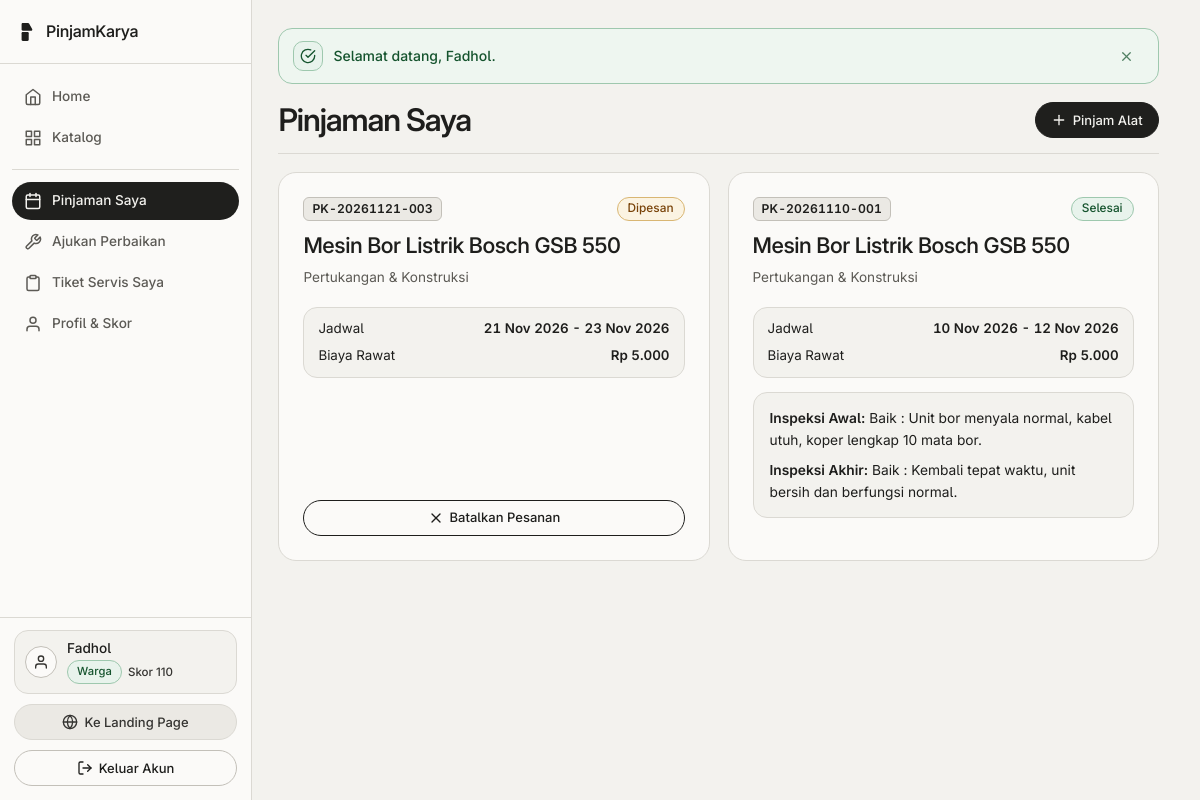
Page /reservasi/riwayat_pinjam.php (signed in) on the committed database.
### tables this page shows
CREATE TABLE users (
    id_user INT AUTO_INCREMENT PRIMARY KEY,
    nama VARCHAR(100) NOT NULL,
    email VARCHAR(100) NOT NULL UNIQUE,
    password VARCHAR(255) NOT NULL,
    no_hp VARCHAR(20) NOT NULL,
    alamat TEXT NOT NULL,
    role ENUM('admin', 'mitra', 'warga') NOT NULL DEFAULT 'warga',
    is_kontributor TINYINT(1) NOT NULL DEFAULT 0,
    is_teknisi TINYINT(1) NOT NULL DEFAULT 0,
    is_verified_teknisi TINYINT(1) NOT NULL DEFAULT 0,
    skor_kredibilitas INT NOT NULL DEFAULT 100,
    created_at TIMESTAMP DEFAULT CURRENT_TIMESTAMP
);

CREATE TABLE peminjaman (
    id_peminjaman INT AUTO_INCREMENT PRIMARY KEY,
    kode_booking VARCHAR(30) NOT NULL UNIQUE,
    id_alat INT NOT NULL,
    id_warga INT NOT NULL,
    tgl_mulai DATE NOT NULL,
    tgl_selesai DATE NOT NULL,
    setuju_panduan TINYINT(1) NOT NULL DEFAULT 1,
    status_peminjaman ENUM('Dipesan', 'Dipinjam', 'Selesai', 'Dibatalkan') NOT NULL DEFAULT 'Dipesan',
    created_at TIMESTAMP DEFAULT CURRENT_TIMESTAMP,
    CONSTRAINT fk_pinjam_alat FOREIGN KEY (id_alat) REFERENCES aset_alat(id_alat) ON DELETE RESTRICT,
    CONSTRAINT fk_pinjam_warga FOREIGN KEY (id_warga) REFERENCES users(id_user) ON DELETE CASCADE
);

CREATE TABLE aset_alat (
    id_alat INT AUTO_INCREMENT PRIMARY KEY,
    id_kategori INT NOT NULL,
    id_pemilik INT NOT NULL,
    nama_alat VARCHAR(150) NOT NULL,
    deskripsi TEXT NOT NULL,
    panduan_keselamatan TEXT NULL DEFAULT NULL,
    foto_alat VARCHAR(255) NOT NULL DEFAULT 'default_alat.jpg',
    harga_beli_baru DECIMAL(12,2) NOT NULL DEFAULT 0.00,
    biaya_perawatan DECIMAL(12,2) NOT NULL DEFAULT 0.00,
    max_hari_pinjam INT NOT NULL DEFAULT 3,
    min_skor INT NOT NULL DEFAULT 50,
    status_alat ENUM('Menunggu Verifikasi', 'Tersedia', 'Dipinjam', 'Perawatan') NOT NULL DEFAULT 'Menunggu Verifikasi',
    created_at TIMESTAMP DEFAULT CURRENT_TIMESTAMP,
    CONSTRAINT fk_alat_kategori FOREIGN KEY (id_kategori) REFERENCES kategori_alat(id_kategori) ON DELETE RESTRICT,
    CONSTRAINT fk_alat_pemilik FOREIGN KEY (id_pemilik) REFERENCES users(id_user) ON DELETE CASCADE
);

CREATE TABLE kategori_alat (
    id_kategori INT AUTO_INCREMENT PRIMARY KEY,
    nama_kategori VARCHAR(100) NOT NULL,
    panduan_keselamatan TEXT NOT NULL,
    rata_rata_berat_kg DECIMAL(6,2) NOT NULL DEFAULT 1.00,
    estimasi_harga_baru DECIMAL(12,2) NOT NULL DEFAULT 0.00
);

### reservasi/riwayat_pinjam.php (the view, shortened to what the rows shown need)
<?php
require_once dirname(__DIR__) . '/config/app.php';
$id_warga = (int)$_SESSION['user']['id_user'];
$pinjam_list = pk_stmt_all(
    $conn,
    "SELECT p.*, a.nama_alat, a.foto_alat, a.biaya_perawatan, k.nama_kategori,
        (SELECT CONCAT(i1.kondisi_fisik, ' : ', i1.catatan_inspeksi) FROM inspeksi_alat i1 WHERE i1.id_peminjaman = p.id_peminjaman AND i1.jenis_inspeksi = 'Awal' LIMIT 1) AS info_inspeksi_awal,
        (SELECT CONCAT(i2.kondisi_fisik, ' : ', i2.catatan_inspeksi) FROM inspeksi_alat i2 WHERE i2.id_peminjaman = p.id_peminjaman AND i2.jenis_inspeksi = 'Akhir' LIMIT 1) AS info_inspeksi_akhir
     FROM peminjaman p
     JOIN aset_alat a ON p.id_alat = a.id_alat
     JOIN kategori_alat k ON a.id_kategori = k.id_kategori
     WHERE p.id_warga = ?
     ORDER BY p.id_peminjaman DESC",
    'i',
    [$id_warga]
);
require_once ROOT_PATH . '/includes/header.php';
?>
<div class="pk-page-header">
    <h1>Pinjaman Saya</h1>
</div>
<?php if (count($pinjam_list) === 0): ?>
    <div class="pk-empty-state">
        <div class="pk-empty-icon"><?= svg_icon('calendar', 22) ?></div>
        <h3>Belum Ada Pinjaman</h3>
        <div class="mt-2">
            <a href="<?= BASE_URL ?>/katalog/index.php" class="btn btn-primary">Lihat Katalog</a>
        </div>
    </div>
<?php else: ?>
    <div class="pk-grid pk-grid--2">
        <?php foreach ($pinjam_list as $row): ?>
            <article class="pk-card d-flex flex-column justify-between mb-0">
                <div>
                    <div class="d-flex align-center justify-between flex-wrap gap-2 mb-2">
                        <span class="pk-code-tag"><?= e($row['kode_booking']) ?></span>
                        <?= badge_status_pinjam($row['status_peminjaman']) ?>
                    </div>
                    <h2 class="mb-1"><?= e($row['nama_alat']) ?></h2>
                    <div class="text-muted mb-3" style="font-size:0.85rem;"><?= e($row['nama_kategori']) ?></div>
                    <ul class="pk-tool-meta">
                        <li>
                            <span>Jadwal</span>
                            <strong><?= e(format_tanggal($row['tgl_mulai'])) ?> - <?= e(format_tanggal($row['tgl_selesai'])) ?></strong>
                        </li>
                        <li>
                            <span>Biaya Rawat</span>
                            <strong><?= (float)$row['biaya_perawatan'] <= 0 ? 'Gratis' : rupiah($row['biaya_perawatan']) ?></strong>
                        </li>
                    </ul>
                    <?php if (!empty($row['info_inspeksi_awal']) || !empty($row['info_inspeksi_akhir'])): ?>
                        <div class="pk-guideline-box mb-3" style="white-space:normal;">
                            <?php if (!empty($row['info_inspeksi_awal'])): ?>
                                <div><strong>Inspeksi Awal:</strong> <?= e($row['info_inspeksi_awal']) ?></div>
                            <?php endif; ?>
                            <?php if (!empty($row['info_inspeksi_akhir'])): ?>
                                <div class="mt-1"><strong>Inspeksi Akhir:</strong> <?= e($row['info_inspeksi_akhir']) ?></div>
                            <?php endif; ?>
                        </div>
                    <?php endif; ?>
                </div>
                <div>
                    <?php if ($row['status_peminjaman'] === 'Dipesan'): ?>
                        <form method="post" action="<?= BASE_URL ?>/reservasi/riwayat_pinjam.php" data-confirm="Batalkan pesanan <?= e($row['kode_booking']) ?>?" data-confirm-title="Batalkan Pesanan" data-confirm-btn="Batalkan" data-confirm-tone="danger">
                            <button type="submit" class="btn btn-danger w-100">
                                <?= svg_icon('x', 16) ?>
                                <span>Batalkan Pesanan</span>
                            </button>
                        </form>
                    <?php elseif ($row['status_peminjaman'] === 'Dipinjam'): ?>
                        <?= render_alert('info', 'Kembalikan maks. ' . format_tanggal($row['tgl_selesai']), false, 'calendar', 'mb-0') ?>
                    <?php endif; ?>
                </div>
            </article>
        <?php endforeach; ?>
    </div>
<?php endif; ?>
<?php require_once ROOT_PATH . '/includes/footer.php'; ?>

### includes/sidebar.php (shortened to what the rows shown need)
<?php
$user = $_SESSION['user'] ?? null;
$role = $user['role'] ?? 'public';
?>
<aside class="pk-sidebar" id="pkSidebar" aria-label="Navigasi Utama">
            <?= svg_icon('x', 18) ?>
        <?php if ($role === 'warga'): ?>
                        <?= svg_icon('user', 18) ?>
        <?php endif; ?>
    <?php if ($user): ?>
        <div class="pk-sidebar-footer">
            <a href="<?= BASE_URL ?>/auth/profil.php" class="pk-sidebar-account" title="<?= e($user['nama']) ?> (Profil)">
                <div class="pk-sidebar-account-avatar" aria-hidden="true">
                    <?= svg_icon('user', 16) ?>
                </div>
                <div class="pk-sidebar-account-main">
                    <strong><?= e(format_nama_pengguna((string)$user['nama'])) ?></strong>
                    <div class="pk-sidebar-account-meta">
                        <?= render_role_badge($user) ?>
                        <?php if ($role === 'warga'): ?>
                            <span class="pk-sidebar-score">Skor <?= (int)$user['skor_kredibilitas'] ?></span>
                        <?php endif; ?>
                    </div>
                </div>
            </a>
            <a href="<?= BASE_URL ?>/index.php" class="btn btn-muted pk-sidebar-landing w-100">
                <?= svg_icon('globe', 16) ?>
                <span>Ke Landing Page</span>
            </a>
            <a href="<?= BASE_URL ?>/auth/logout.php" class="btn btn-outline pk-sidebar-logout w-100">
                <?= svg_icon('log-out', 16) ?>
                <span>Keluar Akun</span>
            </a>
        </div>
    <?php endif; ?>
</aside>

### includes/functions.php (shortened to what the rows shown need)
<?php
function pk_nama_bulan_singkat(): array {
    return [
        1 => 'Jan', 2 => 'Feb', 3 => 'Mar', 4 => 'Apr',
        5 => 'Mei', 6 => 'Jun', 7 => 'Jul', 8 => 'Agu',
        9 => 'Sep', 10 => 'Okt', 11 => 'Nov', 12 => 'Des',
    ];
}
function format_nama_pengguna(string $nama): string {
    $clean = trim((string)preg_replace('/\s*\([^)]*(?:Warga|Mitra|Admin|Teknisi|Skor)[^)]*\)\s*$/iu', '', $nama));
    return $clean !== '' ? $clean : trim($nama);
}
function user_role_label(array $user): string {
    $role = (string)($user['role'] ?? 'warga');
    return 'Warga';
}
function render_role_badge(array $user, string $extra_class = ''): string {
    $role = (string)($user['role'] ?? 'warga');
    $mod = 'warga';
    $cls = 'pk-role-tag pk-role-tag--' . $mod . ($extra_class !== '' ? ' ' . trim($extra_class) : '');
    return '<span class="' . $cls . '">' . e(user_role_label($user)) . '</span>';
}
function e($string): string {
    return htmlspecialchars((string)$string, ENT_QUOTES, 'UTF-8');
}
function rupiah($angka): string {
    return 'Rp ' . number_format((float)$angka, 0, ',', '.');
}
function format_tanggal(?string $date_str): string {
    $ts = strtotime($date_str);
    $bulan = pk_nama_bulan_singkat();
    $d = date('d', $ts);
    $m = $bulan[(int)date('n', $ts)] ?? date('M', $ts);
    $y = date('Y', $ts);
    return "$d $m $y";
}
function refresh_user_session(mysqli $conn): void {
    $id_user = (int)$_SESSION['user']['id_user'];
    $row = pk_stmt_one(
        $conn,
        'SELECT id_user, nama, email, no_hp, alamat, role, is_kontributor, is_teknisi, is_verified_teknisi, skor_kredibilitas, created_at FROM users WHERE id_user = ? LIMIT 1',
        'i',
        [$id_user]
    );
}
function pk_stmt_all(mysqli $conn, string $sql, string $types = '', array $params = []): array {
    $stmt = mysqli_prepare($conn, $sql);
    if ($types !== '' && !empty($params)) {
        mysqli_stmt_bind_param($stmt, $types, ...$params);
    }
    mysqli_stmt_execute($stmt);
    $res = mysqli_stmt_get_result($stmt);
    $rows = [];
    while ($row = mysqli_fetch_assoc($res)) {
        $rows[] = $row;
    }
    return $rows;
}
function pk_stmt_one(mysqli $conn, string $sql, string $types = '', array $params = []): array {
    $rows = pk_stmt_all($conn, $sql, $types, $params);
    return $rows[0] ?? [];
}
function render_badge(string $label, array $style_map, string $default_class = 'pk-badge--muted'): string {
    $cls = $style_map[$label] ?? $default_class;
    return '<span class="pk-badge ' . $cls . '">' . e($label) . '</span>';
}
function badge_status_pinjam(string $status): string {
    return render_badge($status, [
        'Dipesan'    => 'pk-badge--warning',
        'Dipinjam'   => 'pk-badge--primary',
        'Selesai'    => 'pk-badge--success',
        'Dibatalkan' => 'pk-badge--danger',
    ]);
}
    ?>
    <?php
function svg_icon(string $name, int $size = 20): string {
    $attr = 'xmlns="http://www.w3.org/2000/svg" width="' . $size . '" height="' . $size . '" viewBox="0 0 24 24" fill="none" stroke="currentColor" stroke-width="2" stroke-linecap="round" stroke-linejoin="round" aria-hidden="true" focusable="false"';
    switch ($name) {
        case 'x':
            return "<svg $attr><line x1=\"18\" y1=\"6\" x2=\"6\" y2=\"18\"/><line x1=\"6\" y1=\"6\" x2=\"18\" y2=\"18\"/></svg>";
        case 'heart':
            return "<svg $attr><path d=\"M20.84 4.61a5.5 5.5 0 0 0-7.78 0L12 5.67l-1.06-1.06a5.5 5.5 0 0 0-7.78 7.78l1.06 1.06L12 21.23l7.78-7.78 1.06-1.06a5.5 5.5 0 0 0 0-7.78z\"/></svg>";
        case 'tool':
        case 'wrench':
            return "<svg $attr><path d=\"M14.7 6.3a1 1 0 0 0 0 1.4l1.6 1.6a1 1 0 0 0 1.4 0l3.77-3.77a6 6 0 0 1-7.94 7.94l-6.91 6.91a2.12 2.12 0 0 1-3-3l6.91-6.91a6 6 0 0 1 7.94-7.94l-3.76 3.76z\"/></svg>";
        case 'grid':
            return "<svg $attr><rect x=\"3\" y=\"3\" width=\"7\" height=\"7\"/><rect x=\"14\" y=\"3\" width=\"7\" height=\"7\"/><rect x=\"14\" y=\"14\" width=\"7\" height=\"7\"/><rect x=\"3\" y=\"14\" width=\"7\" height=\"7\"/></svg>";
        case 'calendar':
            return "<svg $attr><rect x=\"3\" y=\"4\" width=\"18\" height=\"18\" rx=\"2\" ry=\"2\"/><line x1=\"16\" y1=\"2\" x2=\"16\" y2=\"6\"/><line x1=\"8\" y1=\"2\" x2=\"8\" y2=\"6\"/><line x1=\"3\" y1=\"10\" x2=\"21\" y2=\"10\"/></svg>";
        case 'clipboard':
            return "<svg $attr><path d=\"M16 4h2a2 2 0 0 1 2 2v14a2 2 0 0 1-2 2H6a2 2 0 0 1-2-2V6a2 2 0 0 1 2-2h2\"/><rect x=\"8\" y=\"2\" width=\"8\" height=\"4\" rx=\"1\" ry=\"1\"/></svg>";
        case 'check-circle':
            return "<svg $attr><path d=\"M22 11.08V12a10 10 0 1 1-5.93-9.14\"/><polyline points=\"22 4 12 14.01 9 11.01\"/></svg>";
        case 'alert-triangle':
            return "<svg $attr><path d=\"M10.29 3.86L1.82 18a2 2 0 0 0 1.71 3h16.94a2 2 0 0 0 1.71-3L13.71 3.86a2 2 0 0 0-3.42 0z\"/><line x1=\"12\" y1=\"9\" x2=\"12\" y2=\"13\"/><line x1=\"12\" y1=\"17\" x2=\"12.01\" y2=\"17\"/></svg>";
        case 'user':
            return "<svg $attr><path d=\"M20 21v-2a4 4 0 0 0-4-4H8a4 4 0 0 0-4 4v2\"/><circle cx=\"12\" cy=\"7\" r=\"4\"/></svg>";
        case 'log-out':
            return "<svg $attr><path d=\"M9 21H5a2 2 0 0 1-2-2V5a2 2 0 0 1 2-2h4\"/><polyline points=\"16 17 21 12 16 7\"/><line x1=\"21\" y1=\"12\" x2=\"9\" y2=\"12\"/></svg>";
        case 'plus':
            return "<svg $attr><line x1=\"12\" y1=\"5\" x2=\"12\" y2=\"19\"/><line x1=\"5\" y1=\"12\" x2=\"19\" y2=\"12\"/></svg>";
        case 'home':
            return "<svg $attr><path d=\"M3 9l9-7 9 7v11a2 2 0 0 1-2 2H5a2 2 0 0 1-2-2z\"/><polyline points=\"9 22 9 12 15 12 15 22\"/></svg>";
        case 'globe':
            return "<svg $attr><circle cx=\"12\" cy=\"12\" r=\"10\"/><line x1=\"2\" y1=\"12\" x2=\"22\" y2=\"12\"/><path d=\"M12 2a15.3 15.3 0 0 1 4 10 15.3 15.3 0 0 1-4 10 15.3 15.3 0 0 1-4-10 15.3 15.3 0 0 1 4-10z\"/></svg>";
    }
}

### rows in the picture
users: nama "Fadhol", skor_kredibilitas "110"
peminjaman: kode_booking "PK-20261121-003", status_peminjaman "Dipesan", id_alat.nama_alat "Mesin Bor Listrik Bosch GSB 550", kategori_alat.nama_kategori "Pertukangan & Konstruksi", tgl_mulai "21 Nov 2026", tgl_selesai "23 Nov 2026", id_alat.biaya_perawatan "Rp 5.000"
peminjaman: kode_booking "PK-20261110-001", status_peminjaman "Selesai", id_alat.nama_alat "Mesin Bor Listrik Bosch GSB 550", kategori_alat.nama_kategori "Pertukangan & Konstruksi", tgl_mulai "10 Nov 2026", tgl_selesai "12 Nov 2026", id_alat.biaya_perawatan "Rp 5.000", info_inspeksi_awal "Baik : Unit bor menyala normal, kabel utuh, koper lengkap 10 mata bor.", info_inspeksi_akhir "Baik : Kembali tepat waktu, unit bersih dan berfungsi normal."

### other values in the picture
user_role_label($user) "Warga"
$message "Selamat datang, Fadhol."
